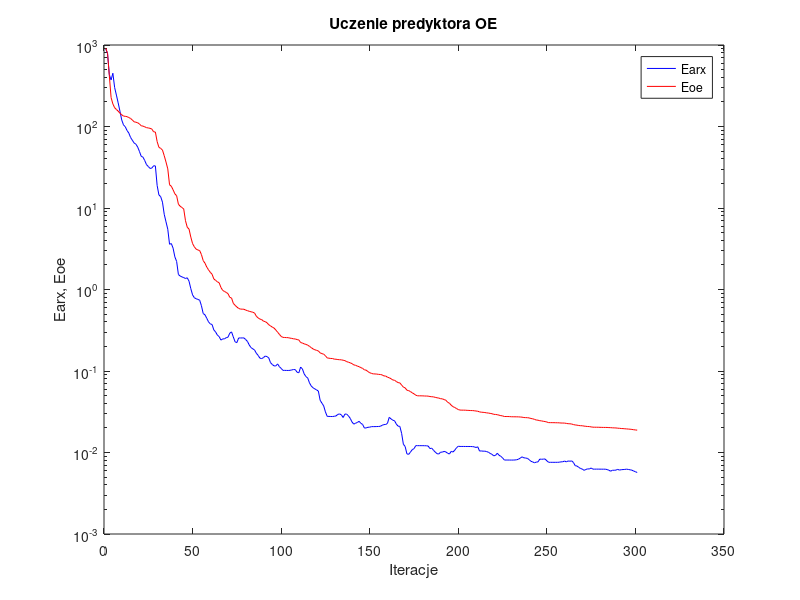
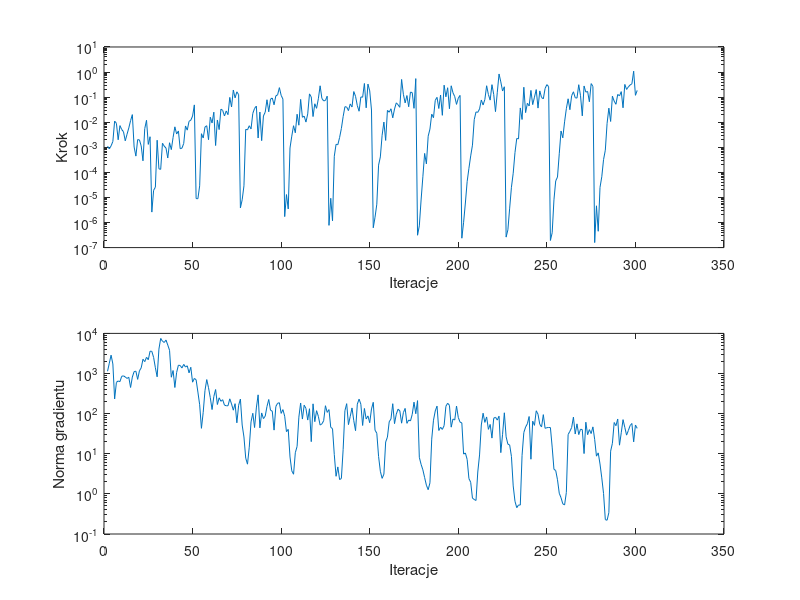

Recreate these plots in MATLAB, in order.
%uczenie predyktora oe
clear all;
n=0; farx(n+1)=8.937316e+002; foe(n+1)=9.129799e+002; wspucz(n+1)=0.000000e+000; ng(n+1)=0.000000e+000;
%odnowa zmiennej metryki
n=1; farx(n+1)=7.859080e+002; foe(n+1)=7.898521e+002; krok(n+1)=1.106947e-003; ng(n+1)=1.139784e+003;
n=2; farx(n+1)=4.324062e+002; foe(n+1)=4.211652e+002; krok(n+1)=8.651099e-004; ng(n+1)=1.813303e+003;
n=3; farx(n+1)=3.727056e+002; foe(n+1)=2.266481e+002; krok(n+1)=1.144090e-003; ng(n+1)=2.865974e+003;
n=4; farx(n+1)=4.502400e+002; foe(n+1)=1.893774e+002; krok(n+1)=1.704574e-003; ng(n+1)=1.733641e+003;
n=5; farx(n+1)=3.007195e+002; foe(n+1)=1.699341e+002; krok(n+1)=1.111520e-002; ng(n+1)=2.324339e+002;
n=6; farx(n+1)=2.428581e+002; foe(n+1)=1.617787e+002; krok(n+1)=9.016309e-003; ng(n+1)=6.033462e+002;
n=7; farx(n+1)=1.948531e+002; foe(n+1)=1.542656e+002; krok(n+1)=1.995002e-003; ng(n+1)=6.520966e+002;
n=8; farx(n+1)=1.540779e+002; foe(n+1)=1.457207e+002; krok(n+1)=7.321912e-003; ng(n+1)=6.275155e+002;
n=9; farx(n+1)=1.203071e+002; foe(n+1)=1.392076e+002; krok(n+1)=5.107684e-003; ng(n+1)=8.539364e+002;
n=10; farx(n+1)=1.046983e+002; foe(n+1)=1.343099e+002; krok(n+1)=4.173411e-003; ng(n+1)=8.744342e+002;
n=11; farx(n+1)=9.931475e+001; foe(n+1)=1.333698e+002; krok(n+1)=1.812955e-003; ng(n+1)=8.199000e+002;
n=12; farx(n+1)=8.932929e+001; foe(n+1)=1.321229e+002; krok(n+1)=3.303815e-003; ng(n+1)=7.537382e+002;
n=13; farx(n+1)=8.308840e+001; foe(n+1)=1.287859e+002; krok(n+1)=5.915258e-003; ng(n+1)=8.056247e+002;
n=14; farx(n+1)=7.339230e+001; foe(n+1)=1.255155e+002; krok(n+1)=1.153579e-002; ng(n+1)=4.485890e+002;
n=15; farx(n+1)=6.779423e+001; foe(n+1)=1.201040e+002; krok(n+1)=2.008828e-002; ng(n+1)=8.167924e+002;
n=16; farx(n+1)=6.280763e+001; foe(n+1)=1.142597e+002; krok(n+1)=1.025539e-003; ng(n+1)=1.116816e+003;
n=17; farx(n+1)=6.064176e+001; foe(n+1)=1.128387e+002; krok(n+1)=4.448722e-004; ng(n+1)=1.142553e+003;
n=18; farx(n+1)=5.601271e+001; foe(n+1)=1.112000e+002; krok(n+1)=2.027075e-003; ng(n+1)=7.145572e+002;
n=19; farx(n+1)=4.949338e+001; foe(n+1)=1.073872e+002; krok(n+1)=1.970836e-003; ng(n+1)=1.166771e+003;
n=20; farx(n+1)=4.308224e+001; foe(n+1)=1.021433e+002; krok(n+1)=1.130654e-003; ng(n+1)=1.384384e+003;
n=21; farx(n+1)=4.205699e+001; foe(n+1)=1.011064e+002; krok(n+1)=2.887783e-004; ng(n+1)=2.268619e+003;
n=22; farx(n+1)=3.818736e+001; foe(n+1)=9.910160e+001; krok(n+1)=5.557598e-003; ng(n+1)=1.975703e+003;
n=23; farx(n+1)=3.402550e+001; foe(n+1)=9.680055e+001; krok(n+1)=1.196180e-002; ng(n+1)=2.535301e+003;
n=24; farx(n+1)=3.230306e+001; foe(n+1)=9.602437e+001; krok(n+1)=1.304868e-003; ng(n+1)=2.205339e+003;
n=25; farx(n+1)=3.059059e+001; foe(n+1)=9.493034e+001; krok(n+1)=2.637175e-003; ng(n+1)=3.600435e+003;
%odnowa zmiennej metryki
n=26; farx(n+1)=3.089764e+001; foe(n+1)=9.304423e+001; krok(n+1)=2.604953e-006; ng(n+1)=3.567496e+003;
n=27; farx(n+1)=3.299512e+001; foe(n+1)=8.613351e+001; krok(n+1)=1.920477e-005; ng(n+1)=2.519786e+003;
n=28; farx(n+1)=3.282868e+001; foe(n+1)=8.553444e+001; krok(n+1)=2.560827e-005; ng(n+1)=1.391081e+003;
n=29; farx(n+1)=1.888207e+001; foe(n+1)=6.520554e+001; krok(n+1)=1.915637e-003; ng(n+1)=8.282962e+002;
n=30; farx(n+1)=1.445548e+001; foe(n+1)=5.553948e+001; krok(n+1)=1.383684e-004; ng(n+1)=4.057467e+003;
n=31; farx(n+1)=1.377526e+001; foe(n+1)=5.387711e+001; krok(n+1)=1.319295e-004; ng(n+1)=7.487334e+003;
n=32; farx(n+1)=1.180033e+001; foe(n+1)=5.140483e+001; krok(n+1)=1.450408e-003; ng(n+1)=6.383286e+003;
n=33; farx(n+1)=8.366629e+000; foe(n+1)=4.381077e+001; krok(n+1)=1.110010e-003; ng(n+1)=5.943054e+003;
n=34; farx(n+1)=6.766750e+000; foe(n+1)=3.664238e+001; krok(n+1)=9.305128e-004; ng(n+1)=6.825316e+003;
n=35; farx(n+1)=5.493700e+000; foe(n+1)=3.021062e+001; krok(n+1)=3.748417e-004; ng(n+1)=5.119783e+003;
n=36; farx(n+1)=3.589477e+000; foe(n+1)=1.926878e+001; krok(n+1)=1.517951e-003; ng(n+1)=3.800644e+003;
n=37; farx(n+1)=3.663460e+000; foe(n+1)=1.849916e+001; krok(n+1)=8.094739e-004; ng(n+1)=8.079053e+002;
n=38; farx(n+1)=3.214971e+000; foe(n+1)=1.673761e+001; krok(n+1)=2.480186e-003; ng(n+1)=1.188093e+003;
n=39; farx(n+1)=2.514725e+000; foe(n+1)=1.492227e+001; krok(n+1)=6.544675e-003; ng(n+1)=4.482362e+002;
n=40; farx(n+1)=2.210246e+000; foe(n+1)=1.413445e+001; krok(n+1)=3.378712e-003; ng(n+1)=1.065529e+003;
n=41; farx(n+1)=1.525887e+000; foe(n+1)=1.113742e+001; krok(n+1)=4.483426e-003; ng(n+1)=1.612630e+003;
n=42; farx(n+1)=1.464130e+000; foe(n+1)=1.049999e+001; krok(n+1)=8.790130e-004; ng(n+1)=1.583934e+003;
n=43; farx(n+1)=1.427799e+000; foe(n+1)=1.014106e+001; krok(n+1)=9.249103e-004; ng(n+1)=1.373864e+003;
n=44; farx(n+1)=1.400277e+000; foe(n+1)=9.733152e+000; krok(n+1)=1.420248e-003; ng(n+1)=1.690075e+003;
n=45; farx(n+1)=1.364201e+000; foe(n+1)=6.983867e+000; krok(n+1)=7.088910e-003; ng(n+1)=1.450733e+003;
n=46; farx(n+1)=1.392261e+000; foe(n+1)=5.803079e+000; krok(n+1)=4.829711e-003; ng(n+1)=1.556686e+003;
n=47; farx(n+1)=1.264227e+000; foe(n+1)=5.511143e+000; krok(n+1)=1.086709e-002; ng(n+1)=1.039279e+003;
n=48; farx(n+1)=1.024650e+000; foe(n+1)=4.397392e+000; krok(n+1)=1.199953e-002; ng(n+1)=1.431477e+003;
n=49; farx(n+1)=8.592511e-001; foe(n+1)=3.657355e+000; krok(n+1)=1.759944e-002; ng(n+1)=6.082346e+002;
n=50; farx(n+1)=7.922864e-001; foe(n+1)=3.339586e+000; krok(n+1)=4.904612e-002; ng(n+1)=7.545601e+002;
%odnowa zmiennej metryki
n=51; farx(n+1)=7.707068e-001; foe(n+1)=3.132412e+000; krok(n+1)=9.024321e-006; ng(n+1)=6.981935e+002;
n=52; farx(n+1)=7.558221e-001; foe(n+1)=3.053290e+000; krok(n+1)=8.883311e-006; ng(n+1)=3.451969e+002;
n=53; farx(n+1)=7.393785e-001; foe(n+1)=3.004939e+000; krok(n+1)=2.902993e-005; ng(n+1)=1.666147e+002;
n=54; farx(n+1)=6.326884e-001; foe(n+1)=2.682943e+000; krok(n+1)=3.485222e-003; ng(n+1)=4.303004e+001;
n=55; farx(n+1)=5.069417e-001; foe(n+1)=2.260537e+000; krok(n+1)=2.346492e-003; ng(n+1)=1.078663e+002;
n=56; farx(n+1)=4.893878e-001; foe(n+1)=2.103442e+000; krok(n+1)=6.419868e-003; ng(n+1)=3.762450e+002;
n=57; farx(n+1)=4.437654e-001; foe(n+1)=1.885956e+000; krok(n+1)=7.251821e-003; ng(n+1)=7.062669e+002;
n=58; farx(n+1)=4.013758e-001; foe(n+1)=1.743857e+000; krok(n+1)=2.004465e-003; ng(n+1)=4.425702e+002;
n=59; farx(n+1)=3.781550e-001; foe(n+1)=1.624357e+000; krok(n+1)=1.586441e-002; ng(n+1)=2.499927e+002;
n=60; farx(n+1)=3.722410e-001; foe(n+1)=1.540634e+000; krok(n+1)=9.317111e-003; ng(n+1)=1.263967e+002;
n=61; farx(n+1)=3.187846e-001; foe(n+1)=1.347723e+000; krok(n+1)=2.512560e-002; ng(n+1)=2.667139e+002;
n=62; farx(n+1)=3.016807e-001; foe(n+1)=1.294179e+000; krok(n+1)=1.176191e-003; ng(n+1)=3.994230e+002;
n=63; farx(n+1)=2.754319e-001; foe(n+1)=1.243531e+000; krok(n+1)=1.226153e-002; ng(n+1)=1.688421e+002;
n=64; farx(n+1)=2.645316e-001; foe(n+1)=1.209926e+000; krok(n+1)=5.087256e-003; ng(n+1)=2.480934e+002;
n=65; farx(n+1)=2.393223e-001; foe(n+1)=1.060072e+000; krok(n+1)=3.320390e-002; ng(n+1)=2.029099e+002;
n=66; farx(n+1)=2.478147e-001; foe(n+1)=9.750920e-001; krok(n+1)=2.954351e-002; ng(n+1)=2.225340e+002;
n=67; farx(n+1)=2.478702e-001; foe(n+1)=9.465465e-001; krok(n+1)=1.771116e-002; ng(n+1)=1.629545e+002;
n=68; farx(n+1)=2.565084e-001; foe(n+1)=9.208943e-001; krok(n+1)=2.812841e-002; ng(n+1)=1.572033e+002;
n=69; farx(n+1)=2.599939e-001; foe(n+1)=8.891333e-001; krok(n+1)=2.000182e-002; ng(n+1)=1.571600e+002;
n=70; farx(n+1)=2.914453e-001; foe(n+1)=8.021954e-001; krok(n+1)=9.759878e-002; ng(n+1)=2.339795e+002;
n=71; farx(n+1)=3.019164e-001; foe(n+1)=7.865781e-001; krok(n+1)=4.050274e-002; ng(n+1)=1.742879e+002;
n=72; farx(n+1)=2.616625e-001; foe(n+1)=6.762559e-001; krok(n+1)=1.919924e-001; ng(n+1)=1.218874e+002;
n=73; farx(n+1)=2.281676e-001; foe(n+1)=6.396608e-001; krok(n+1)=9.363811e-002; ng(n+1)=1.772099e+002;
n=74; farx(n+1)=2.229239e-001; foe(n+1)=6.099024e-001; krok(n+1)=1.631115e-001; ng(n+1)=5.910979e+001;
n=75; farx(n+1)=2.543393e-001; foe(n+1)=5.861858e-001; krok(n+1)=1.253606e-001; ng(n+1)=1.619369e+002;
%odnowa zmiennej metryki
n=76; farx(n+1)=2.543058e-001; foe(n+1)=5.753702e-001; krok(n+1)=3.838059e-006; ng(n+1)=2.310027e+002;
n=77; farx(n+1)=2.544239e-001; foe(n+1)=5.738830e-001; krok(n+1)=8.058704e-006; ng(n+1)=5.193157e+001;
n=78; farx(n+1)=2.547924e-001; foe(n+1)=5.724419e-001; krok(n+1)=2.902993e-005; ng(n+1)=2.617249e+001;
n=79; farx(n+1)=2.430928e-001; foe(n+1)=5.582686e-001; krok(n+1)=5.207429e-003; ng(n+1)=7.804692e+000;
n=80; farx(n+1)=2.302413e-001; foe(n+1)=5.503400e-001; krok(n+1)=4.949772e-003; ng(n+1)=5.502657e+000;
n=81; farx(n+1)=2.082968e-001; foe(n+1)=5.396646e-001; krok(n+1)=7.242402e-003; ng(n+1)=1.459285e+001;
n=82; farx(n+1)=1.936810e-001; foe(n+1)=5.331959e-001; krok(n+1)=5.402185e-003; ng(n+1)=6.247689e+001;
n=83; farx(n+1)=1.870852e-001; foe(n+1)=5.259171e-001; krok(n+1)=2.251094e-002; ng(n+1)=1.021401e+002;
n=84; farx(n+1)=1.808836e-001; foe(n+1)=5.147017e-001; krok(n+1)=3.550424e-002; ng(n+1)=4.502949e+001;
n=85; farx(n+1)=1.650449e-001; foe(n+1)=4.694743e-001; krok(n+1)=4.388300e-002; ng(n+1)=1.387816e+002;
n=86; farx(n+1)=1.554435e-001; foe(n+1)=4.488218e-001; krok(n+1)=2.346492e-003; ng(n+1)=2.940707e+002;
n=87; farx(n+1)=1.438287e-001; foe(n+1)=4.334264e-001; krok(n+1)=2.539936e-002; ng(n+1)=4.413241e+001;
n=88; farx(n+1)=1.419876e-001; foe(n+1)=4.278303e-001; krok(n+1)=1.841613e-003; ng(n+1)=1.041676e+002;
n=89; farx(n+1)=1.459262e-001; foe(n+1)=4.088439e-001; krok(n+1)=1.778267e-002; ng(n+1)=7.526520e+001;
n=90; farx(n+1)=1.525289e-001; foe(n+1)=4.034898e-001; krok(n+1)=2.509977e-002; ng(n+1)=8.635974e+001;
n=91; farx(n+1)=1.502606e-001; foe(n+1)=3.912428e-001; krok(n+1)=7.866273e-002; ng(n+1)=1.508019e+002;
n=92; farx(n+1)=1.449707e-001; foe(n+1)=3.697140e-001; krok(n+1)=2.602503e-002; ng(n+1)=2.252578e+002;
n=93; farx(n+1)=1.265821e-001; foe(n+1)=3.574135e-001; krok(n+1)=8.316649e-002; ng(n+1)=1.215459e+002;
n=94; farx(n+1)=1.201565e-001; foe(n+1)=3.457681e-001; krok(n+1)=9.228634e-002; ng(n+1)=1.153088e+002;
n=95; farx(n+1)=1.155510e-001; foe(n+1)=3.362870e-001; krok(n+1)=4.954706e-002; ng(n+1)=3.885713e+001;
n=96; farx(n+1)=1.154382e-001; foe(n+1)=3.181298e-001; krok(n+1)=1.124683e-001; ng(n+1)=1.506729e+002;
n=97; farx(n+1)=1.222275e-001; foe(n+1)=2.994435e-001; krok(n+1)=1.234601e-001; ng(n+1)=1.811034e+002;
n=98; farx(n+1)=1.129358e-001; foe(n+1)=2.818644e-001; krok(n+1)=2.393567e-001; ng(n+1)=1.870375e+002;
n=99; farx(n+1)=1.077070e-001; foe(n+1)=2.656828e-001; krok(n+1)=1.181740e-001; ng(n+1)=1.014747e+002;
n=100; farx(n+1)=1.018535e-001; foe(n+1)=2.586967e-001; krok(n+1)=8.343059e-002; ng(n+1)=1.259166e+002;
%odnowa zmiennej metryki
n=101; farx(n+1)=1.018286e-001; foe(n+1)=2.577988e-001; krok(n+1)=1.722899e-006; ng(n+1)=8.629612e+001;
n=102; farx(n+1)=1.016336e-001; foe(n+1)=2.568892e-001; krok(n+1)=1.302487e-005; ng(n+1)=3.552728e+001;
n=103; farx(n+1)=1.015405e-001; foe(n+1)=2.565660e-001; krok(n+1)=3.483285e-006; ng(n+1)=4.050130e+001;
n=104; farx(n+1)=1.019203e-001; foe(n+1)=2.531393e-001; krok(n+1)=9.413494e-004; ng(n+1)=8.322810e+000;
n=105; farx(n+1)=1.030875e-001; foe(n+1)=2.514142e-001; krok(n+1)=2.778799e-003; ng(n+1)=3.764373e+000;
n=106; farx(n+1)=1.042461e-001; foe(n+1)=2.480509e-001; krok(n+1)=7.251821e-003; ng(n+1)=3.090262e+000;
n=107; farx(n+1)=1.039061e-001; foe(n+1)=2.471230e-001; krok(n+1)=3.792736e-003; ng(n+1)=1.062461e+001;
n=108; farx(n+1)=9.652079e-002; foe(n+1)=2.429008e-001; krok(n+1)=2.080275e-002; ng(n+1)=1.525841e+001;
n=109; farx(n+1)=9.516014e-002; foe(n+1)=2.404189e-001; krok(n+1)=7.602094e-003; ng(n+1)=8.170843e+001;
n=110; farx(n+1)=1.119299e-001; foe(n+1)=2.233965e-001; krok(n+1)=8.153064e-002; ng(n+1)=1.842912e+002;
n=111; farx(n+1)=1.060021e-001; foe(n+1)=2.203956e-001; krok(n+1)=1.571994e-002; ng(n+1)=7.326604e+001;
n=112; farx(n+1)=9.226790e-002; foe(n+1)=2.153586e-001; krok(n+1)=1.748904e-002; ng(n+1)=1.626879e+002;
n=113; farx(n+1)=8.534830e-002; foe(n+1)=2.120523e-001; krok(n+1)=1.012568e-002; ng(n+1)=1.345683e+002;
n=114; farx(n+1)=8.199543e-002; foe(n+1)=2.075590e-001; krok(n+1)=2.142359e-002; ng(n+1)=6.918027e+001;
n=115; farx(n+1)=7.151298e-002; foe(n+1)=2.006558e-001; krok(n+1)=1.347860e-001; ng(n+1)=1.325722e+002;
n=116; farx(n+1)=6.543348e-002; foe(n+1)=1.935896e-001; krok(n+1)=1.011122e-001; ng(n+1)=2.004776e+001;
n=117; farx(n+1)=6.230235e-002; foe(n+1)=1.867003e-001; krok(n+1)=1.680696e-002; ng(n+1)=1.754528e+002;
n=118; farx(n+1)=6.033565e-002; foe(n+1)=1.824446e-001; krok(n+1)=5.440189e-002; ng(n+1)=6.302781e+001;
n=119; farx(n+1)=5.860656e-002; foe(n+1)=1.791633e-001; krok(n+1)=3.579522e-002; ng(n+1)=1.185457e+002;
n=120; farx(n+1)=5.678582e-002; foe(n+1)=1.762909e-001; krok(n+1)=8.610785e-002; ng(n+1)=8.573839e+001;
n=121; farx(n+1)=4.383259e-002; foe(n+1)=1.670670e-001; krok(n+1)=2.833785e-001; ng(n+1)=5.184455e+001;
n=122; farx(n+1)=4.034334e-002; foe(n+1)=1.633939e-001; krok(n+1)=8.877087e-002; ng(n+1)=5.571039e+001;
n=123; farx(n+1)=3.737834e-002; foe(n+1)=1.609262e-001; krok(n+1)=7.084462e-002; ng(n+1)=6.639245e+001;
n=124; farx(n+1)=3.148226e-002; foe(n+1)=1.538332e-001; krok(n+1)=7.375749e-002; ng(n+1)=1.575297e+002;
n=125; farx(n+1)=2.774858e-002; foe(n+1)=1.446585e-001; krok(n+1)=1.091056e-001; ng(n+1)=1.074599e+002;
%odnowa zmiennej metryki
n=126; farx(n+1)=2.773435e-002; foe(n+1)=1.436042e-001; krok(n+1)=7.699496e-007; ng(n+1)=1.261548e+002;
n=127; farx(n+1)=2.765248e-002; foe(n+1)=1.424583e-001; krok(n+1)=9.251809e-006; ng(n+1)=4.560044e+001;
n=128; farx(n+1)=2.764396e-002; foe(n+1)=1.423475e-001; krok(n+1)=1.168963e-006; ng(n+1)=4.227724e+001;
n=129; farx(n+1)=2.782214e-002; foe(n+1)=1.397702e-001; krok(n+1)=4.393293e-004; ng(n+1)=9.513108e+000;
n=130; farx(n+1)=2.809943e-002; foe(n+1)=1.394470e-001; krok(n+1)=1.317301e-003; ng(n+1)=2.744470e+000;
n=131; farx(n+1)=2.936123e-002; foe(n+1)=1.381600e-001; krok(n+1)=1.265711e-003; ng(n+1)=4.700975e+000;
n=132; farx(n+1)=2.973832e-002; foe(n+1)=1.375593e-001; krok(n+1)=2.467965e-003; ng(n+1)=2.271598e+000;
n=133; farx(n+1)=2.896077e-002; foe(n+1)=1.371287e-001; krok(n+1)=5.608324e-003; ng(n+1)=2.420221e+000;
n=134; farx(n+1)=2.686994e-002; foe(n+1)=1.355543e-001; krok(n+1)=1.680437e-002; ng(n+1)=1.287018e+001;
n=135; farx(n+1)=2.962521e-002; foe(n+1)=1.340219e-001; krok(n+1)=4.152360e-002; ng(n+1)=1.187952e+002;
n=136; farx(n+1)=2.957921e-002; foe(n+1)=1.302864e-001; krok(n+1)=4.030924e-002; ng(n+1)=1.771881e+002;
n=137; farx(n+1)=2.813468e-002; foe(n+1)=1.281631e-001; krok(n+1)=2.900728e-002; ng(n+1)=5.320566e+001;
n=138; farx(n+1)=2.622696e-002; foe(n+1)=1.259764e-001; krok(n+1)=5.360061e-002; ng(n+1)=8.546627e+001;
n=139; farx(n+1)=2.368953e-002; foe(n+1)=1.231916e-001; krok(n+1)=4.048730e-002; ng(n+1)=1.388696e+002;
n=140; farx(n+1)=2.229583e-002; foe(n+1)=1.189058e-001; krok(n+1)=1.668612e-001; ng(n+1)=6.683906e+001;
n=141; farx(n+1)=2.287792e-002; foe(n+1)=1.174980e-001; krok(n+1)=1.076512e-001; ng(n+1)=3.761053e+001;
n=142; farx(n+1)=2.335026e-002; foe(n+1)=1.149116e-001; krok(n+1)=4.568872e-002; ng(n+1)=1.727839e+002;
n=143; farx(n+1)=2.414726e-002; foe(n+1)=1.129447e-001; krok(n+1)=2.741202e-002; ng(n+1)=2.295662e+002;
n=144; farx(n+1)=2.283014e-002; foe(n+1)=1.100089e-001; krok(n+1)=1.020821e-001; ng(n+1)=1.715939e+002;
n=145; farx(n+1)=2.208284e-002; foe(n+1)=1.076111e-001; krok(n+1)=9.907791e-002; ng(n+1)=5.070908e+001;
n=146; farx(n+1)=1.993736e-002; foe(n+1)=1.033272e-001; krok(n+1)=3.505976e-001; ng(n+1)=1.346087e+002;
n=147; farx(n+1)=2.004290e-002; foe(n+1)=1.024698e-001; krok(n+1)=3.750153e-002; ng(n+1)=7.358276e+001;
n=148; farx(n+1)=2.038470e-002; foe(n+1)=9.832054e-002; krok(n+1)=3.319551e-001; ng(n+1)=8.774511e+001;
n=149; farx(n+1)=2.047075e-002; foe(n+1)=9.534397e-002; krok(n+1)=1.775417e-001; ng(n+1)=5.938805e+001;
n=150; farx(n+1)=2.077309e-002; foe(n+1)=9.345120e-002; krok(n+1)=3.064379e-002; ng(n+1)=1.308868e+002;
%odnowa zmiennej metryki
n=151; farx(n+1)=2.077401e-002; foe(n+1)=9.218677e-002; krok(n+1)=6.177872e-007; ng(n+1)=1.914866e+002;
n=152; farx(n+1)=2.078260e-002; foe(n+1)=9.205109e-002; krok(n+1)=1.628673e-006; ng(n+1)=3.861070e+001;
n=153; farx(n+1)=2.081790e-002; foe(n+1)=9.166918e-002; krok(n+1)=5.378706e-006; ng(n+1)=3.253147e+001;
n=154; farx(n+1)=2.086590e-002; foe(n+1)=9.090004e-002; krok(n+1)=1.945992e-004; ng(n+1)=8.578249e+000;
n=155; farx(n+1)=2.097087e-002; foe(n+1)=9.061488e-002; krok(n+1)=4.129769e-004; ng(n+1)=3.663529e+000;
n=156; farx(n+1)=2.156658e-002; foe(n+1)=8.959369e-002; krok(n+1)=3.021288e-003; ng(n+1)=2.436086e+000;
n=157; farx(n+1)=2.200249e-002; foe(n+1)=8.702176e-002; krok(n+1)=1.012568e-002; ng(n+1)=3.097885e+000;
n=158; farx(n+1)=2.206260e-002; foe(n+1)=8.677031e-002; krok(n+1)=1.879363e-003; ng(n+1)=1.961356e+001;
n=159; farx(n+1)=2.274298e-002; foe(n+1)=8.399967e-002; krok(n+1)=2.967304e-002; ng(n+1)=2.598906e+001;
n=160; farx(n+1)=2.698843e-002; foe(n+1)=8.260753e-002; krok(n+1)=2.502130e-002; ng(n+1)=6.258000e+001;
n=161; farx(n+1)=2.589672e-002; foe(n+1)=8.047802e-002; krok(n+1)=3.432277e-002; ng(n+1)=7.374478e+001;
n=162; farx(n+1)=2.489888e-002; foe(n+1)=7.769440e-002; krok(n+1)=1.495979e-002; ng(n+1)=1.767779e+002;
n=163; farx(n+1)=2.455889e-002; foe(n+1)=7.695613e-002; krok(n+1)=3.369650e-002; ng(n+1)=5.629397e+001;
n=164; farx(n+1)=2.237811e-002; foe(n+1)=7.439700e-002; krok(n+1)=5.919426e-002; ng(n+1)=9.721948e+001;
n=165; farx(n+1)=2.105066e-002; foe(n+1)=7.203303e-002; krok(n+1)=4.973429e-002; ng(n+1)=1.290992e+002;
n=166; farx(n+1)=2.092775e-002; foe(n+1)=7.149623e-002; krok(n+1)=3.933136e-002; ng(n+1)=1.170454e+002;
n=167; farx(n+1)=1.721623e-002; foe(n+1)=6.727787e-002; krok(n+1)=5.076613e-001; ng(n+1)=5.781458e+001;
n=168; farx(n+1)=1.263690e-002; foe(n+1)=6.341192e-002; krok(n+1)=1.295863e-001; ng(n+1)=1.060390e+002;
n=169; farx(n+1)=1.184563e-002; foe(n+1)=6.210281e-002; krok(n+1)=5.893163e-002; ng(n+1)=1.350237e+002;
n=170; farx(n+1)=9.613928e-003; foe(n+1)=5.810912e-002; krok(n+1)=1.158784e-001; ng(n+1)=5.732167e+001;
n=171; farx(n+1)=9.496099e-003; foe(n+1)=5.745208e-002; krok(n+1)=4.134280e-002; ng(n+1)=6.941896e+001;
n=172; farx(n+1)=1.011512e-002; foe(n+1)=5.589831e-002; krok(n+1)=1.592896e-001; ng(n+1)=6.565527e+001;
n=173; farx(n+1)=1.084642e-002; foe(n+1)=5.399250e-002; krok(n+1)=1.510272e-001; ng(n+1)=9.591871e+001;
n=174; farx(n+1)=1.114359e-002; foe(n+1)=5.246525e-002; krok(n+1)=3.579522e-002; ng(n+1)=1.932394e+002;
n=175; farx(n+1)=1.213883e-002; foe(n+1)=5.049097e-002; krok(n+1)=5.481842e-001; ng(n+1)=9.954126e+001;
%odnowa zmiennej metryki
n=176; farx(n+1)=1.213280e-002; foe(n+1)=4.961181e-002; krok(n+1)=3.110147e-007; ng(n+1)=2.111292e+002;
n=177; farx(n+1)=1.213286e-002; foe(n+1)=4.960896e-002; krok(n+1)=7.365670e-007; ng(n+1)=8.150091e+000;
n=178; farx(n+1)=1.212742e-002; foe(n+1)=4.959414e-002; krok(n+1)=7.940086e-006; ng(n+1)=5.442181e+000;
n=179; farx(n+1)=1.213030e-002; foe(n+1)=4.953423e-002; krok(n+1)=6.667236e-005; ng(n+1)=3.981744e+000;
n=180; farx(n+1)=1.210927e-002; foe(n+1)=4.934016e-002; krok(n+1)=5.704577e-004; ng(n+1)=2.544476e+000;
n=181; farx(n+1)=1.209651e-002; foe(n+1)=4.930675e-002; krok(n+1)=2.178264e-004; ng(n+1)=1.641467e+000;
n=182; farx(n+1)=1.200653e-002; foe(n+1)=4.916191e-002; krok(n+1)=2.774090e-003; ng(n+1)=1.271595e+000;
n=183; farx(n+1)=1.117258e-002; foe(n+1)=4.862084e-002; krok(n+1)=5.320104e-003; ng(n+1)=1.884410e+000;
n=184; farx(n+1)=1.131872e-002; foe(n+1)=4.834805e-002; krok(n+1)=2.096657e-002; ng(n+1)=2.313022e+001;
n=185; farx(n+1)=1.064444e-002; foe(n+1)=4.814806e-002; krok(n+1)=1.511435e-002; ng(n+1)=6.871887e+001;
n=186; farx(n+1)=1.012204e-002; foe(n+1)=4.748067e-002; krok(n+1)=7.500305e-002; ng(n+1)=1.169846e+002;
n=187; farx(n+1)=9.676440e-003; foe(n+1)=4.693793e-002; krok(n+1)=9.809225e-002; ng(n+1)=1.539320e+002;
n=188; farx(n+1)=9.581924e-003; foe(n+1)=4.655050e-002; krok(n+1)=3.519888e-002; ng(n+1)=3.801498e+001;
n=189; farx(n+1)=1.009742e-002; foe(n+1)=4.574465e-002; krok(n+1)=1.216335e-001; ng(n+1)=4.605872e+001;
n=190; farx(n+1)=1.010576e-002; foe(n+1)=4.553866e-002; krok(n+1)=1.883337e-002; ng(n+1)=4.046966e+001;
n=191; farx(n+1)=1.032215e-002; foe(n+1)=4.462737e-002; krok(n+1)=2.997685e-001; ng(n+1)=5.033832e+001;
n=192; farx(n+1)=1.015464e-002; foe(n+1)=4.376355e-002; krok(n+1)=1.031518e-001; ng(n+1)=1.525666e+002;
n=193; farx(n+1)=9.796317e-003; foe(n+1)=4.129890e-002; krok(n+1)=2.370960e-001; ng(n+1)=1.816268e+002;
n=194; farx(n+1)=9.584177e-003; foe(n+1)=4.027554e-002; krok(n+1)=3.450322e-002; ng(n+1)=1.612635e+002;
n=195; farx(n+1)=1.032291e-002; foe(n+1)=3.805146e-002; krok(n+1)=2.836964e-001; ng(n+1)=4.603040e+001;
n=196; farx(n+1)=1.013139e-002; foe(n+1)=3.652136e-002; krok(n+1)=1.495694e-001; ng(n+1)=7.348065e+001;
n=197; farx(n+1)=1.066852e-002; foe(n+1)=3.565607e-002; krok(n+1)=1.046893e-001; ng(n+1)=6.941712e+001;
n=198; farx(n+1)=1.143610e-002; foe(n+1)=3.464145e-002; krok(n+1)=5.140248e-002; ng(n+1)=1.547438e+002;
n=199; farx(n+1)=1.193780e-002; foe(n+1)=3.364180e-002; krok(n+1)=9.091272e-002; ng(n+1)=8.032289e+001;
n=200; farx(n+1)=1.186376e-002; foe(n+1)=3.314830e-002; krok(n+1)=1.170340e-001; ng(n+1)=6.139799e+001;
%odnowa zmiennej metryki
n=201; farx(n+1)=1.186454e-002; foe(n+1)=3.309690e-002; krok(n+1)=2.369179e-007; ng(n+1)=5.877775e+001;
n=202; farx(n+1)=1.186424e-002; foe(n+1)=3.309103e-002; krok(n+1)=1.021552e-006; ng(n+1)=9.818835e+000;
n=203; farx(n+1)=1.185608e-002; foe(n+1)=3.304988e-002; krok(n+1)=6.005855e-006; ng(n+1)=1.045343e+001;
n=204; farx(n+1)=1.185465e-002; foe(n+1)=3.290573e-002; krok(n+1)=4.264017e-005; ng(n+1)=7.233094e+000;
n=205; farx(n+1)=1.185215e-002; foe(n+1)=3.283623e-002; krok(n+1)=1.448755e-004; ng(n+1)=2.406299e+000;
n=206; farx(n+1)=1.184735e-002; foe(n+1)=3.272077e-002; krok(n+1)=4.526501e-004; ng(n+1)=1.949142e+000;
n=207; farx(n+1)=1.181384e-002; foe(n+1)=3.269635e-002; krok(n+1)=1.218594e-003; ng(n+1)=7.802700e-001;
n=208; farx(n+1)=1.173837e-002; foe(n+1)=3.253845e-002; krok(n+1)=1.269968e-002; ng(n+1)=7.272978e-001;
n=209; farx(n+1)=1.151649e-002; foe(n+1)=3.228485e-002; krok(n+1)=2.571418e-002; ng(n+1)=6.846156e-001;
n=210; farx(n+1)=1.174639e-002; foe(n+1)=3.209673e-002; krok(n+1)=2.477353e-002; ng(n+1)=3.505326e+000;
n=211; farx(n+1)=1.041555e-002; foe(n+1)=3.150522e-002; krok(n+1)=3.388472e-002; ng(n+1)=9.335620e+000;
n=212; farx(n+1)=1.046313e-002; foe(n+1)=3.123313e-002; krok(n+1)=7.682071e-002; ng(n+1)=5.222824e+001;
n=213; farx(n+1)=1.037546e-002; foe(n+1)=3.111552e-002; krok(n+1)=4.879939e-002; ng(n+1)=1.024947e+002;
n=214; farx(n+1)=1.039135e-002; foe(n+1)=3.093577e-002; krok(n+1)=8.057849e-002; ng(n+1)=6.048638e+001;
n=215; farx(n+1)=1.026764e-002; foe(n+1)=3.065082e-002; krok(n+1)=2.847814e-001; ng(n+1)=8.267307e+001;
n=216; farx(n+1)=1.007268e-002; foe(n+1)=3.049540e-002; krok(n+1)=1.261335e-001; ng(n+1)=4.060330e+001;
n=217; farx(n+1)=9.748562e-003; foe(n+1)=3.018243e-002; krok(n+1)=7.604882e-002; ng(n+1)=5.382226e+001;
n=218; farx(n+1)=9.496813e-003; foe(n+1)=2.994140e-002; krok(n+1)=3.141433e-001; ng(n+1)=2.457170e+001;
n=219; farx(n+1)=9.111831e-003; foe(n+1)=2.939610e-002; krok(n+1)=1.283701e-001; ng(n+1)=7.687401e+001;
n=220; farx(n+1)=9.211895e-003; foe(n+1)=2.930332e-002; krok(n+1)=2.642647e-002; ng(n+1)=8.155323e+001;
n=221; farx(n+1)=9.793731e-003; foe(n+1)=2.910681e-002; krok(n+1)=1.495129e-001; ng(n+1)=6.899749e+001;
n=222; farx(n+1)=9.252316e-003; foe(n+1)=2.872150e-002; krok(n+1)=8.391318e-001; ng(n+1)=8.641669e+001;
n=223; farx(n+1)=8.980164e-003; foe(n+1)=2.835001e-002; krok(n+1)=4.065930e-001; ng(n+1)=1.066422e+001;
n=224; farx(n+1)=8.599165e-003; foe(n+1)=2.811870e-002; krok(n+1)=1.752988e-001; ng(n+1)=3.057726e+001;
n=225; farx(n+1)=8.084301e-003; foe(n+1)=2.765270e-002; krok(n+1)=2.594656e-001; ng(n+1)=1.049856e+002;
%odnowa zmiennej metryki
n=226; farx(n+1)=8.084457e-003; foe(n+1)=2.763940e-002; krok(n+1)=2.618620e-007; ng(n+1)=2.645002e+001;
n=227; farx(n+1)=8.084196e-003; foe(n+1)=2.763042e-002; krok(n+1)=5.107762e-007; ng(n+1)=1.732763e+001;
n=228; farx(n+1)=8.079177e-003; foe(n+1)=2.757421e-002; krok(n+1)=3.744041e-006; ng(n+1)=1.657361e+001;
n=229; farx(n+1)=8.077135e-003; foe(n+1)=2.746001e-002; krok(n+1)=2.545461e-005; ng(n+1)=8.581673e+000;
n=230; farx(n+1)=8.077693e-003; foe(n+1)=2.743854e-002; krok(n+1)=9.243013e-005; ng(n+1)=1.577982e+000;
n=231; farx(n+1)=8.098970e-003; foe(n+1)=2.742279e-002; krok(n+1)=6.126315e-004; ng(n+1)=6.538636e-001;
n=232; farx(n+1)=8.147242e-003; foe(n+1)=2.740270e-002; krok(n+1)=2.249238e-003; ng(n+1)=4.532707e-001;
n=233; farx(n+1)=8.285482e-003; foe(n+1)=2.737050e-002; krok(n+1)=2.167321e-003; ng(n+1)=5.290639e-001;
n=234; farx(n+1)=8.530806e-003; foe(n+1)=2.726498e-002; krok(n+1)=3.707198e-002; ng(n+1)=5.258558e-001;
n=235; farx(n+1)=8.854277e-003; foe(n+1)=2.715007e-002; krok(n+1)=1.285062e-002; ng(n+1)=9.124687e+000;
n=236; farx(n+1)=8.612408e-003; foe(n+1)=2.686006e-002; krok(n+1)=2.482245e-001; ng(n+1)=3.394296e+001;
n=237; farx(n+1)=8.551881e-003; foe(n+1)=2.679504e-002; krok(n+1)=2.414071e-002; ng(n+1)=4.632098e+001;
n=238; farx(n+1)=8.473376e-003; foe(n+1)=2.673017e-002; krok(n+1)=5.694364e-002; ng(n+1)=5.607964e+001;
n=239; farx(n+1)=8.173665e-003; foe(n+1)=2.657507e-002; krok(n+1)=4.446078e-002; ng(n+1)=8.484289e+001;
n=240; farx(n+1)=7.807322e-003; foe(n+1)=2.613190e-002; krok(n+1)=1.855710e-001; ng(n+1)=7.308487e+000;
n=241; farx(n+1)=7.661642e-003; foe(n+1)=2.592917e-002; krok(n+1)=5.034993e-002; ng(n+1)=6.496058e+001;
n=242; farx(n+1)=7.475622e-003; foe(n+1)=2.549901e-002; krok(n+1)=9.990853e-002; ng(n+1)=5.103983e+001;
n=243; farx(n+1)=7.621451e-003; foe(n+1)=2.505149e-002; krok(n+1)=2.002215e-001; ng(n+1)=1.179076e+002;
n=244; farx(n+1)=7.673985e-003; foe(n+1)=2.491130e-002; krok(n+1)=3.658573e-002; ng(n+1)=9.685591e+001;
n=245; farx(n+1)=8.302144e-003; foe(n+1)=2.456602e-002; krok(n+1)=1.775417e-001; ng(n+1)=5.420450e+001;
n=246; farx(n+1)=8.258115e-003; foe(n+1)=2.441959e-002; krok(n+1)=9.704432e-002; ng(n+1)=4.656911e+001;
n=247; farx(n+1)=8.295267e-003; foe(n+1)=2.415730e-002; krok(n+1)=8.554146e-002; ng(n+1)=9.443666e+001;
n=248; farx(n+1)=8.327003e-003; foe(n+1)=2.397861e-002; krok(n+1)=2.209722e-001; ng(n+1)=4.307151e+001;
n=249; farx(n+1)=7.905785e-003; foe(n+1)=2.365676e-002; krok(n+1)=3.152950e-001; ng(n+1)=4.473888e+001;
n=250; farx(n+1)=7.580499e-003; foe(n+1)=2.327391e-002; krok(n+1)=2.624788e-001; ng(n+1)=4.513547e+001;
%odnowa zmiennej metryki
n=251; farx(n+1)=7.580167e-003; foe(n+1)=2.324415e-002; krok(n+1)=1.921106e-007; ng(n+1)=4.499575e+001;
n=252; farx(n+1)=7.580304e-003; foe(n+1)=2.323957e-002; krok(n+1)=3.895670e-007; ng(n+1)=1.466086e+001;
n=253; farx(n+1)=7.577501e-003; foe(n+1)=2.322777e-002; krok(n+1)=8.044070e-006; ng(n+1)=4.105939e+000;
n=254; farx(n+1)=7.580611e-003; foe(n+1)=2.318227e-002; krok(n+1)=4.576990e-005; ng(n+1)=3.814425e+000;
n=255; farx(n+1)=7.582082e-003; foe(n+1)=2.316402e-002; krok(n+1)=6.485137e-005; ng(n+1)=2.249649e+000;
n=256; farx(n+1)=7.603258e-003; foe(n+1)=2.313037e-002; krok(n+1)=5.524716e-004; ng(n+1)=1.036465e+000;
n=257; farx(n+1)=7.678648e-003; foe(n+1)=2.299584e-002; krok(n+1)=4.464645e-003; ng(n+1)=8.008713e-001;
n=258; farx(n+1)=7.694615e-003; foe(n+1)=2.299243e-002; krok(n+1)=2.383354e-003; ng(n+1)=5.644131e-001;
n=259; farx(n+1)=7.856843e-003; foe(n+1)=2.295393e-002; krok(n+1)=1.034736e-002; ng(n+1)=5.288078e-001;
n=260; farx(n+1)=7.670652e-003; foe(n+1)=2.275768e-002; krok(n+1)=3.468850e-002; ng(n+1)=1.084188e+000;
n=261; farx(n+1)=7.879206e-003; foe(n+1)=2.256340e-002; krok(n+1)=8.589342e-002; ng(n+1)=3.019323e+001;
n=262; farx(n+1)=7.809475e-003; foe(n+1)=2.251789e-002; krok(n+1)=3.153338e-002; ng(n+1)=3.623269e+001;
n=263; farx(n+1)=7.894609e-003; foe(n+1)=2.235490e-002; krok(n+1)=1.146975e-001; ng(n+1)=4.514590e+001;
n=264; farx(n+1)=7.540690e-003; foe(n+1)=2.202092e-002; krok(n+1)=1.634459e-001; ng(n+1)=8.189146e+001;
n=265; farx(n+1)=6.895051e-003; foe(n+1)=2.177888e-002; krok(n+1)=9.513510e-002; ng(n+1)=3.107686e+001;
n=266; farx(n+1)=6.825607e-003; foe(n+1)=2.165488e-002; krok(n+1)=9.137743e-002; ng(n+1)=5.564346e+001;
n=267; farx(n+1)=6.579974e-003; foe(n+1)=2.144299e-002; krok(n+1)=3.131249e-001; ng(n+1)=3.002962e+001;
n=268; farx(n+1)=6.363656e-003; foe(n+1)=2.132789e-002; krok(n+1)=1.138873e-001; ng(n+1)=4.091221e+001;
n=269; farx(n+1)=6.263726e-003; foe(n+1)=2.129254e-002; krok(n+1)=1.793370e-002; ng(n+1)=3.996007e+001;
n=270; farx(n+1)=6.037946e-003; foe(n+1)=2.109335e-002; krok(n+1)=2.785378e-001; ng(n+1)=1.010829e+001;
n=271; farx(n+1)=6.193824e-003; foe(n+1)=2.096253e-002; krok(n+1)=1.583927e-001; ng(n+1)=6.113947e+001;
n=272; farx(n+1)=6.298602e-003; foe(n+1)=2.084543e-002; krok(n+1)=1.690558e-001; ng(n+1)=2.989575e+001;
n=273; farx(n+1)=6.278558e-003; foe(n+1)=2.080440e-002; krok(n+1)=6.544743e-002; ng(n+1)=3.995560e+001;
n=274; farx(n+1)=6.455077e-003; foe(n+1)=2.061371e-002; krok(n+1)=3.465039e-001; ng(n+1)=3.190253e+001;
n=275; farx(n+1)=6.250352e-003; foe(n+1)=2.044428e-002; krok(n+1)=2.672252e-001; ng(n+1)=4.677456e+001;
%odnowa zmiennej metryki
n=276; farx(n+1)=6.250292e-003; foe(n+1)=2.043879e-002; krok(n+1)=1.585804e-007; ng(n+1)=2.256054e+001;
n=277; farx(n+1)=6.252569e-003; foe(n+1)=2.041610e-002; krok(n+1)=4.645154e-006; ng(n+1)=8.722706e+000;
n=278; farx(n+1)=6.252574e-003; foe(n+1)=2.041318e-002; krok(n+1)=4.482895e-007; ng(n+1)=1.052251e+001;
n=279; farx(n+1)=6.247961e-003; foe(n+1)=2.036527e-002; krok(n+1)=2.507761e-005; ng(n+1)=5.560171e+000;
n=280; farx(n+1)=6.245020e-003; foe(n+1)=2.033559e-002; krok(n+1)=6.653535e-005; ng(n+1)=2.506433e+000;
n=281; farx(n+1)=6.242192e-003; foe(n+1)=2.030936e-002; krok(n+1)=3.229906e-004; ng(n+1)=1.023306e+000;
n=282; farx(n+1)=6.242248e-003; foe(n+1)=2.030785e-002; krok(n+1)=7.663457e-004; ng(n+1)=2.289319e-001;
n=283; farx(n+1)=6.178896e-003; foe(n+1)=2.029355e-002; krok(n+1)=9.030211e-003; ng(n+1)=2.201447e-001;
n=284; farx(n+1)=6.060813e-003; foe(n+1)=2.022136e-002; krok(n+1)=3.637216e-002; ng(n+1)=3.421130e-001;
n=285; farx(n+1)=5.896602e-003; foe(n+1)=2.018113e-002; krok(n+1)=1.071180e-002; ng(n+1)=1.161131e+001;
n=286; farx(n+1)=6.062991e-003; foe(n+1)=2.009546e-002; krok(n+1)=1.091056e-001; ng(n+1)=1.824842e+001;
n=287; farx(n+1)=6.052720e-003; foe(n+1)=2.004837e-002; krok(n+1)=6.918375e-002; ng(n+1)=6.013269e+001;
n=288; farx(n+1)=6.081903e-003; foe(n+1)=2.001504e-002; krok(n+1)=5.184392e-002; ng(n+1)=5.004785e+001;
n=289; farx(n+1)=6.210517e-003; foe(n+1)=1.987498e-002; krok(n+1)=1.280543e-001; ng(n+1)=7.347046e+001;
n=290; farx(n+1)=6.084984e-003; foe(n+1)=1.981386e-002; krok(n+1)=1.121259e-001; ng(n+1)=1.635672e+001;
n=291; farx(n+1)=6.154545e-003; foe(n+1)=1.969446e-002; krok(n+1)=1.659775e-001; ng(n+1)=3.343061e+001;
n=292; farx(n+1)=6.176845e-003; foe(n+1)=1.964958e-002; krok(n+1)=3.758985e-002; ng(n+1)=7.089035e+001;
n=293; farx(n+1)=6.200058e-003; foe(n+1)=1.954765e-002; krok(n+1)=3.214125e-001; ng(n+1)=4.547568e+001;
n=294; farx(n+1)=6.246715e-003; foe(n+1)=1.947804e-002; krok(n+1)=2.032965e-001; ng(n+1)=2.912874e+001;
n=295; farx(n+1)=6.191825e-003; foe(n+1)=1.938724e-002; krok(n+1)=2.557116e-001; ng(n+1)=3.793269e+001;
n=296; farx(n+1)=6.138304e-003; foe(n+1)=1.931015e-002; krok(n+1)=3.054682e-001; ng(n+1)=5.051162e+001;
n=297; farx(n+1)=6.068374e-003; foe(n+1)=1.919359e-002; krok(n+1)=3.403631e-001; ng(n+1)=5.686264e+001;
n=298; farx(n+1)=5.924549e-003; foe(n+1)=1.903302e-002; krok(n+1)=1.083912e+000; ng(n+1)=1.981264e+001;
n=299; farx(n+1)=5.809478e-003; foe(n+1)=1.891898e-002; krok(n+1)=1.181740e-001; ng(n+1)=5.199956e+001;
n=300; farx(n+1)=5.684587e-003; foe(n+1)=1.880297e-002; krok(n+1)=1.856523e-001; ng(n+1)=4.293467e+001;

figure; semilogy(farx,'b'); hold on; semilogy(foe,'r'); xlabel('Iteracje'); ylabel('Earx, Eoe'); legend('Earx','Eoe'); title('Uczenie predyktora OE');
figure; subplot(2,1,1); semilogy(krok); xlabel('Iteracje'); ylabel('Krok');
subplot(2,1,2); semilogy(ng); xlabel('Iteracje'); ylabel('Norma gradientu');
Earx=farx(n+1)
Eoe=foe(n+1)
